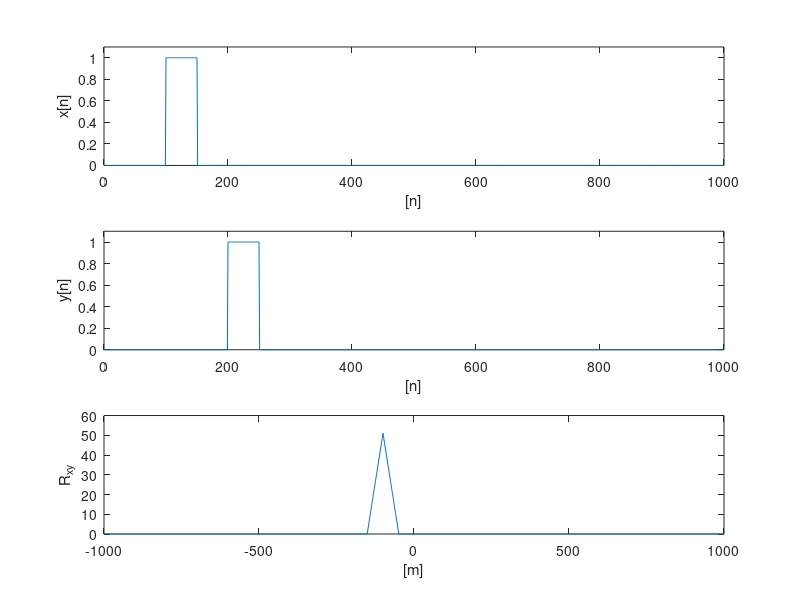
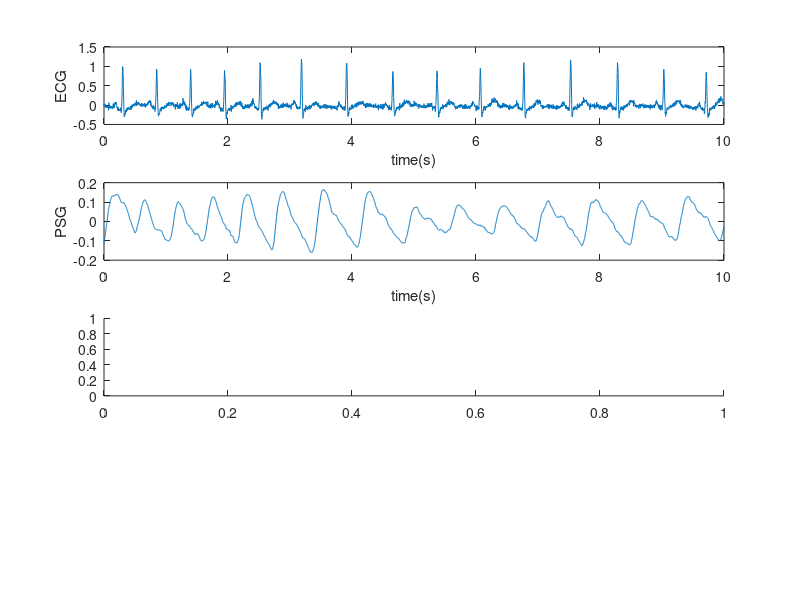

Write MATLAB code to recreate these figures, in order. (Note: this script raises an error after producing the figures.)
close all
clear all
clc

%% Křížová korelace

figure('Name', 'Křížová korelace');

fs=1000;
delta=100;
start=100;

subplot(311);

x=zeros(fs,1);
x(start:start+50,1)=1;

plot(x);
ylim([0 1.1]);
xlabel('[n]'); ylabel('x[n]');

subplot(312);

y=zeros(fs,1);
y(start+delta:start+50+delta,1)=1;

plot(y);
ylim([0 1.1]);
xlabel('[n]'); ylabel('y[n]');

subplot(313);
[Rxy,m]=xcorr(x,y);

plot(m,Rxy);
ylim([0 60]);
xlabel('[m]'); ylabel('R_{xy}');

%% EKG

load('ECG_PSG.mat');
T=length(ecg)/fs;
t=linspace(0, T-1/fs, T*fs);

figure('Name', 'EKG');

subplot(411);
plot(t,ecg);
xlabel('time(s)'); ylabel('ECG');

subplot(412);
plot(t,psg);
xlabel('time(s)'); ylabel('PSG');

subplot(413);

[Rxy,m]=xcorr(ecg, psg);

tm = m/fs;
plot(tm, Rxy);
xlabel('\tau(s)'); ylabel('R_{xy}(\tau)');

[M,I]=max(Rxy);
tau=abs(tm(I));
v=L/tau;

fprintf('Vypočítejte rychlost pulzní vlny rychlost=dráha/čas: %0.3f m/s\n\n', L/abs(tau));

subplot(414)

Nr = length(Rxy);
rxy = abs(1/Nr * fft(Rxy));
F=linspace(0, fs-fs/Nr, Nr);
stem(F, rxy, '.');
xlim([0 15]);
xlabel('f(Hz)'); ylabel('PSD');

[K, If] = max(rxy);
f = F(If);
bpm = round(f*60);

BPM = [bpm; 15*6];
method = ["Křížová korelace"; "Počet R-špiček"];

T = table(method, BPM);
T.Properties.VariableNames = {' ', 'Počet cyklů za minutu (BPM)'};
disp(T);

%% Autokorelace

[s,fs]=audioread('Rozhlas_echo.m4a');
% sound(s,fs);
T=length(s)/fs;
t=linspace(0, T-1/fs, fs*T);

figure('Name', 'Autokorekce');

subplot(211);
plot(t,s);
xlabel('time(s)'); ylabel('audio');